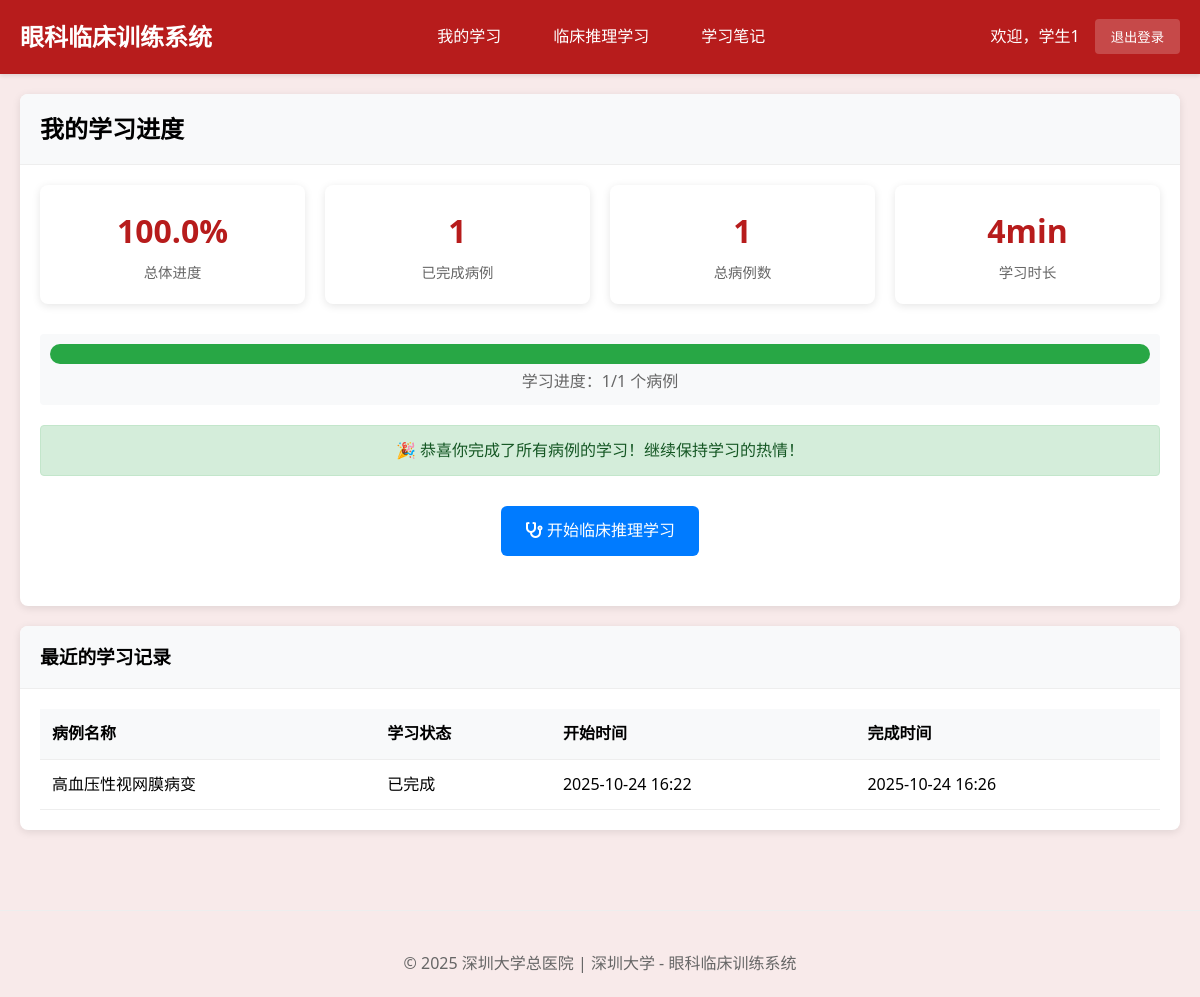
The page /student/ (signed in) on the database as committed earlier.
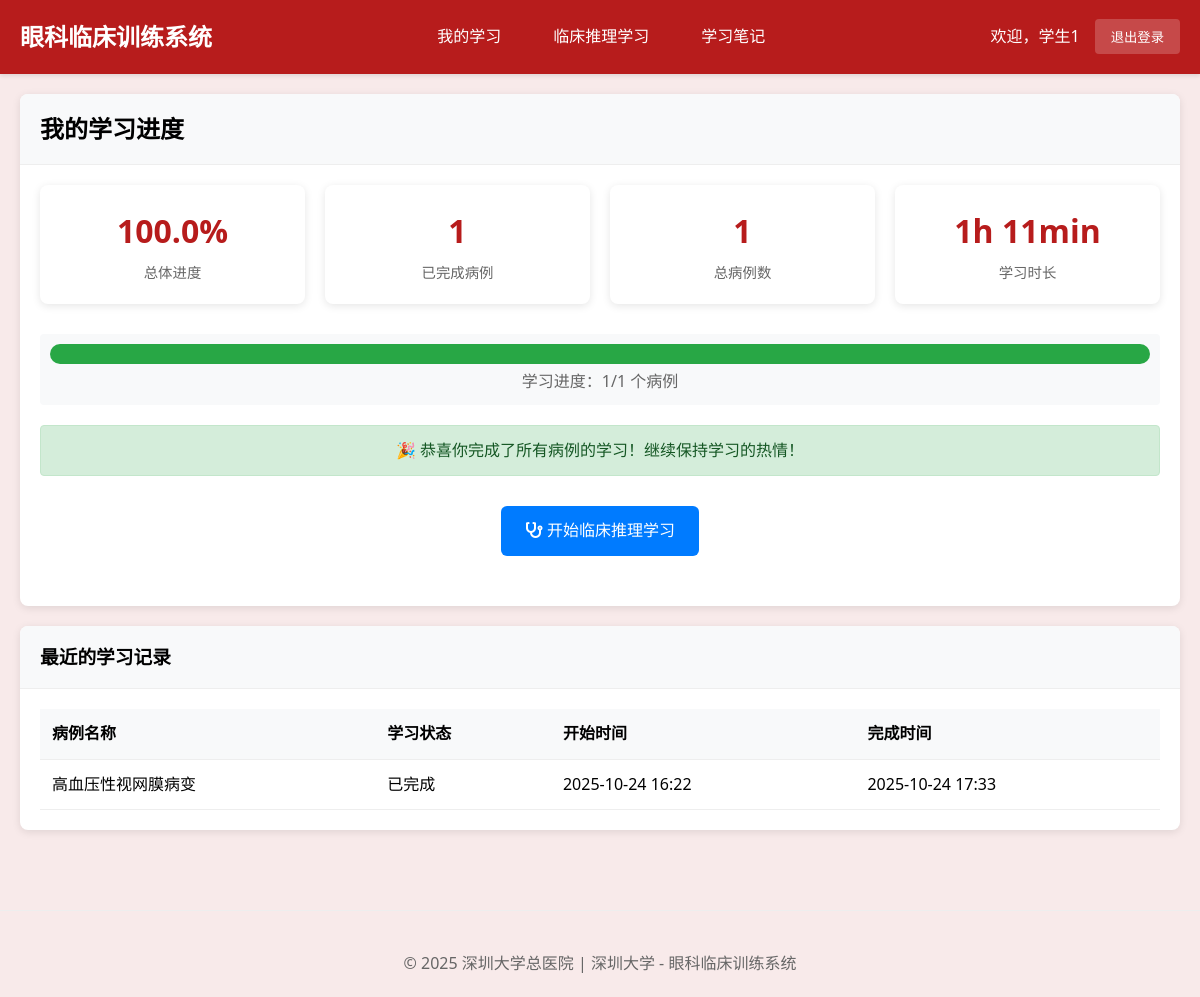
The same page on the database as committed later.
### cases/models.py (models this page shows, shortened)
class StudentClinicalSession(models.Model):
    student = models.ForeignKey(User, on_delete=models.CASCADE, verbose_name="学生")
    clinical_case = models.ForeignKey(ClinicalCase, on_delete=models.CASCADE, verbose_name="临床案例")
    session_status = models.CharField(
        max_length=30,  # 增加长度以适应最长的选项
        choices=[
            ('case_presentation', '病例呈现'),         # 步骤1: 呈现病例
            ('examination_selection', '检查选择'),     # 步骤2: 选择检查方法
            ('examination_results', '检查结果'),       # 步骤3: 查看检查图像结果
            ('diagnosis_reasoning', '诊断推理'),       # 步骤4: 诊断判断推理
            ('treatment_selection', '治疗选择'),       # 步骤5: 选择治疗方案
            ('learning_feedback', '学习反馈'),         # 步骤6: 学习反馈
            ('completed', '已完成')
        ],
        default='case_presentation',
        verbose_name="当前阶段"
    )
    selected_examinations = models.JSONField(default=list, verbose_name="已选检查项目")
    examination_images_viewed = models.JSONField(default=list, verbose_name="已查看的检查图像")
    selected_diagnosis = models.ForeignKey(DiagnosisOption, on_delete=SET_NULL, blank=True, null=True, verbose_name="选择的诊断")
    selected_diagnoses = models.JSONField(default=list, verbose_name="选中的多个诊断ID", help_text="支持鉴别诊断的多选功能")
    diagnosis_reasoning_text = models.TextField(blank=True, verbose_name="诊断推理过程",
                                               help_text="学生的诊断思路和推理过程")
    selected_treatments = models.JSONField(default=list, verbose_name="已选治疗方案")
    step_completion_status = models.JSONField(
        default=dict,
        verbose_name="步骤完成状态",
        help_text="记录每个步骤的完成情况：{step_name: {completed: bool, score: float, completion_time: datetime}}"
    )
    required_examinations_completed = models.BooleanField(default=False, verbose_name="必选检查是否完成")
    examination_selection_valid = models.BooleanField(default=False, verbose_name="检查选择是否有效")
    examination_score = models.FloatField(default=0.0, verbose_name="检查选择得分")
    diagnosis_score = models.FloatField(default=0.0, verbose_name="诊断准确性得分")
    treatment_score = models.FloatField(default=0.0, verbose_name="治疗方案得分")
    reasoning_score = models.FloatField(default=0.0, verbose_name="推理过程得分")
    overall_score = models.FloatField(default=0.0, verbose_name="总体得分")
    diagnosis_attempt_count = models.IntegerField(default=0, verbose_name="诊断尝试次数", help_text="记录学生诊断尝试的次数，用于循序渐进指导")
    diagnosis_guidance_level = models.IntegerField(default=0, verbose_name="指导级别", help_text="0=无提示，1=轻度提示，2=中度提示，3=强提示")
    time_spent = models.JSONField(default=dict, verbose_name="各阶段用时", help_text="JSON格式记录各阶段耗时")
    step_start_times = models.JSONField(default=dict, verbose_name="各步骤开始时间")
    started_at = models.DateTimeField(auto_now_add=True, verbose_name="开始时间")
    completed_at = models.DateTimeField(blank=True, null=True, verbose_name="完成时间")
    last_activity = models.DateTimeField(auto_now=True, verbose_name="最后活动时间")
    learning_notes = models.TextField(blank=True, verbose_name="学习笔记")
    reflection = models.TextField(blank=True, verbose_name="学习反思")
    session_data = models.JSONField(default=dict, verbose_name="会话数据",
                                   help_text="保存检查顺序、当前进度等临时数据")
    class Meta:
        verbose_name = "学生临床会话"
        verbose_name_plural = "学生临床会话"
        ordering = ['-started_at']
        unique_together = ['student', 'clinical_case']

class ClinicalCase(models.Model):
    title = models.CharField(max_length=200, verbose_name="案例标题")
    case_id = models.CharField(max_length=50, unique=True, verbose_name="案例编号")
    patient_age = models.IntegerField(verbose_name="患者年龄")
    patient_gender = models.CharField(max_length=10, choices=[('M', '男'), ('F', '女')], verbose_name="患者性别")
    chief_complaint = models.TextField(verbose_name="主诉")
    present_illness = models.TextField(verbose_name="现病史")
    past_history = models.TextField(blank=True, verbose_name="既往史")
    family_history = models.TextField(blank=True, verbose_name="家族史")
    learning_objectives = models.JSONField(verbose_name="学习目标", help_text="JSON格式存储多个学习目标")
    difficulty_level = models.CharField(
        max_length=20,
        choices=[('beginner', '初级'), ('intermediate', '中级'), ('advanced', '高级')],
        default='intermediate',
        verbose_name="难度等级"
    )
    is_active = models.BooleanField(default=True, verbose_name="是否启用")
    created_by = models.ForeignKey(User, on_delete=models.CASCADE, verbose_name="创建者")
    created_at = models.DateTimeField(auto_now_add=True, verbose_name="创建时间")
    updated_at = models.DateTimeField(auto_now=True, verbose_name="更新时间")
    case_images = models.JSONField(blank=True, null=True, verbose_name="案例图片", help_text="存储图片路径的JSON数组")
    class Meta:
        verbose_name = "临床案例"
        verbose_name_plural = "临床案例"
        ordering = ['-created_at']

### cases/views.py (the view)
# urls.py: path('student/', views.student_dashboard, name='student_dashboard'),
@login_required
@user_passes_test(is_student, login_url='login')
def student_dashboard(request):
    user = request.user
    total_clinical_cases = ClinicalCase.objects.filter(is_active=True).count()
    user_sessions = StudentClinicalSession.objects.filter(student=user)
    completed_sessions = user_sessions.filter(completed_at__isnull=False).count()
    progress_percentage = 0
    if total_clinical_cases > 0:
        progress_percentage = round((completed_sessions / total_clinical_cases) * 100, 1)
    total_study_time = 0
    for session in user_sessions.filter(completed_at__isnull=False):
        if session.completed_at and session.started_at:
            duration = session.completed_at - session.started_at
            total_study_time += duration.total_seconds() / 60  # 转换为分钟
    total_study_time = round(total_study_time)
    hours = total_study_time // 60
    minutes = total_study_time % 60
    if hours > 0:
        if minutes > 0:
            formatted_study_time = f"{hours}h {minutes}min"
        else:
            formatted_study_time = f"{hours}h"
    else:
        formatted_study_time = f"{minutes}min"
    recent_sessions = user_sessions.order_by('-started_at')[:5]
    progress = {
        'progress_percentage': progress_percentage,
        'total_study_time': total_study_time,
        'formatted_study_time': formatted_study_time,
    }
    context = {
        'total_clinical_cases': total_clinical_cases,
        'completed_sessions': completed_sessions,
        'recent_sessions': recent_sessions,
        'progress': progress,
    }
    return render(request, 'student/dashboard.html', context)

### cases/views.py (called while the page is built)
def is_student(user):
    return user.groups.filter(name='Students').exists()

### cases/templates/student/dashboard.html (shortened to what this page needs)
{% extends 'base.html' %}
{% load static %}
{% block content %}
<div class="card">
    <div class="card-header">
        <h2>我的学习进度</h2>
    </div>
    <div class="card-body">
        <div class="stats-grid">
            <div class="stat-card" role="status" aria-label="总体学习进度">
                <div class="stat-number">{{ progress.progress_percentage|floatformat:1|default:0 }}%</div>
                <div class="stat-label">总体进度</div>
            </div>
            <div class="stat-card" role="status" aria-label="已完成病例数量">
                <div class="stat-number">{{ completed_sessions }}</div>
                <div class="stat-label">已完成病例</div>
            </div>
            <div class="stat-card" role="status" aria-label="总病例数量">
                <div class="stat-number">{{ total_clinical_cases }}</div>
                <div class="stat-label">总病例数</div>
            </div>
            <div class="stat-card" role="status" aria-label="总学习时长">
                <div class="stat-number">{{ progress.formatted_study_time|default:"0min" }}</div>
                <div class="stat-label">学习时长</div>
            </div>
        </div>
        <div class="progress-container" style="background: #f8f9fa; padding: 10px; border-radius: 4px; margin: 20px 0;">
            <div class="progress-bar"
                 style="background: #007bff; height: 20px; border-radius: 10px; transition: width 0.3s; width: 0%;"
                 data-progress="{{ progress.progress_percentage|floatformat:1|default:0 }}"></div>
            <div style="text-align: center; margin-top: 5px; color: #666;">学习进度：{{ completed_sessions }}/{{ total_clinical_cases }} 个病例</div>
        </div>
        <div style="text-align: center; margin: 30px 0;">
            <a href="{% url 'clinical_case_list' %}" class="btn" style="background: #007bff; color: white; padding: 12px 24px; border-radius: 6px; text-decoration: none;">
                <i class="fas fa-stethoscope"></i> 开始临床推理学习
            </a>
        </div>
    </div>
</div>
{% if recent_sessions %}
<div class="card">
    <div class="card-header">
        <h3>最近的学习记录</h3>
    </div>
    <div class="card-body">
        <table class="table">
            <thead>
                <tr>
                    <th>病例名称</th>
                    <th>学习状态</th>
                    <th>开始时间</th>
                    <th>完成时间</th>
                </tr>
            </thead>
            <tbody>
                {% for session in recent_sessions %}
                <tr>
                    <td>{{ session.clinical_case.title }}</td>
                    <td>
                        {% if session.completed_at %}
                            <span class="badge badge-success">已完成</span>
                        {% else %}
                            <span class="badge badge-warning">学习中</span>
                        {% endif %}
                    </td>
                    <td>{{ session.started_at|date:"Y-m-d H:i" }}</td>
                    <td>
                        {% if session.completed_at %}
                            {{ session.completed_at|date:"Y-m-d H:i" }}
                        {% else %}
                            -
                        {% endif %}
                    </td>
                </tr>
                {% endfor %}
            </tbody>
        </table>
    </div>
</div>
{% endif %}
{% endblock %}

Rows that differ between the two databases and show on the page:
changed StudentClinicalSession "高血压性视网膜病变": completed_at "2025-10-24 16:26" → "2025-10-24 17:33"
Other text that changed with them:
{{ progress.formatted_study_time|default:"0min" }}: "4min" → "1h 11min"
